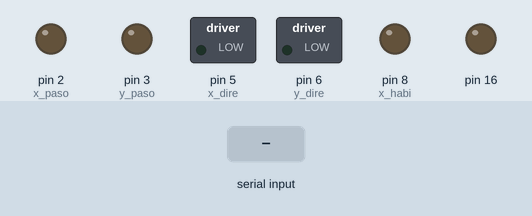
Bench run of a sketch on a simulated Arduino Uno, built with avr-gcc and run on an emulated ATmega328P. Shown: switched loads named in the sketch (green lamp = pin HIGH), output pins drawn as LEDs (lit = HIGH). The test bench sets the inputs (shaded band). What the sketch prints to the serial monitor is not drawn.

Above: at 1.3 s.
1.4 s: "5" received over Serial
At 3.1 s:
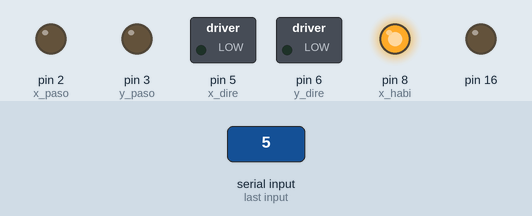
4.1 s: "1" received over Serial
At 4.5 s:
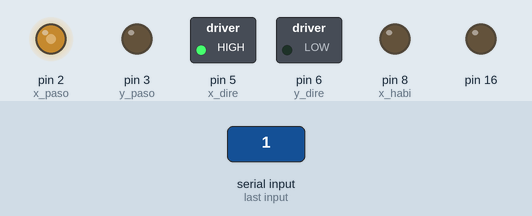
8.6 s: "2" received over Serial
At 12.6 s:
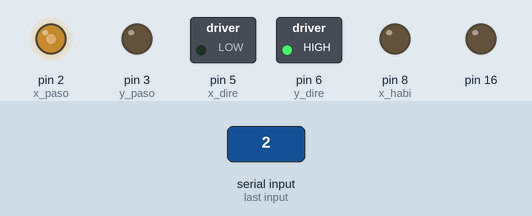
14.6 s: "3" received over Serial
At 16.7 s:
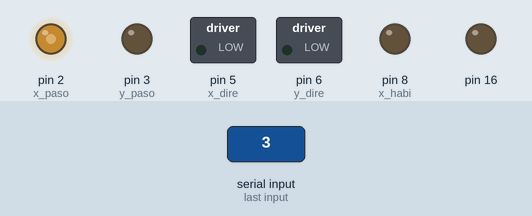
17.6 s: "6" received over Serial
At 20.8 s:
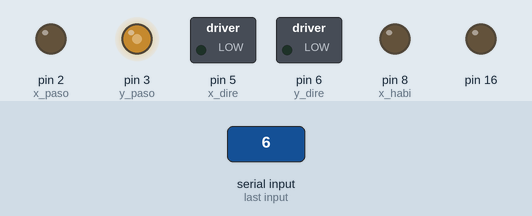
Timing chart, 0 to 21.6 s (numbered marks = the images above; inputs shaded):
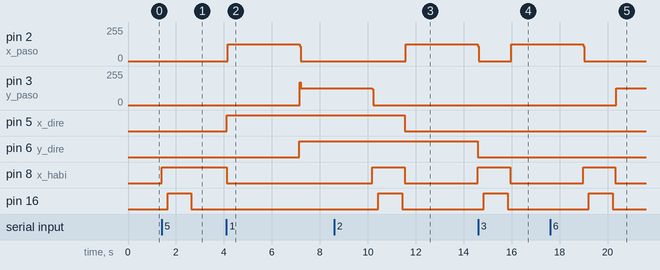

Measured:
- after the input at 1.4 s, pin 8 (x_habi): LOW → HIGH at once; pin 16: LOW → HIGH after 0.25 s, → LOW 1.0 s later
- after the input at 4.1 s, pin 2 (x_paso): 0/255 → 127/255 after 0.05 s, → 0/255 3.0 s later; pin 3 (y_paso): 0/255 → 126/255 after 3.1 s; pin 5 (x_dire): LOW → HIGH at once; pin 6 (y_dire): LOW → HIGH after 3.0 s; pin 8 (x_habi): HIGH → LOW at once
- after the input at 8.6 s, pin 2 (x_paso): 0/255 → 127/255 after 3.0 s, → 112/255 3.0 s later; pin 5 (x_dire): HIGH → LOW after 2.9 s; pin 6 (y_dire): HIGH → LOW after 6.0 s
- after the input at 14.6 s, pin 8 (x_habi): HIGH → LOW after 1.3 s
- after the input at 17.6 s, pin 3 (y_paso): 0/255 → 127/255 after 2.8 s

The sketch:

constrain.ino
```cpp
#define x_paso 2    // Define el Pin de STEP para Motor de eje X
#define x_dire 5    // Define el Pin de DIR  para Motor de eje X
#define x_habi 8    // Define el Pin de ENABLE  para Motor de eje X
#define y_paso 3
#define y_dire 6
#define y_habi 8

bool bandera = true;


int macetax1 = -10;  int macetay1 = -10;
int macetax2 = 0;    int macetay2 = -10;
int macetax3 = 10;   int macetay3 = -10;

int macetax4 = -10; int macetay4 = 0;
int macetax5 = 0;   int macetay5 = 0;
int macetax6 = 10;  int macetay6 = 0;

int macetax7 = -10; int macetay7 = 10;
int macetax8 = 0;   int macetay8 = 10;
int macetax9 = 10;  int macetay9 = 10;

int cordenadax = 0 ; int cordenaday = 0;

int posicionx = 0; int posiciony = 0;

int distanciax = 0; int distanciay = 0;

char opc ;

int retardo = 600;   // Menor numero el giro es mas rapido
float tiempox = 0;
float tiempoy = 0;

void setup() {

  Serial.begin(9600);
  Serial.setTimeout(10000);

  pinMode(x_paso, OUTPUT); pinMode(x_dire, OUTPUT); pinMode(x_habi, OUTPUT);
  pinMode(y_paso, OUTPUT); pinMode(y_dire, OUTPUT); pinMode(y_habi, OUTPUT);

  Serial.println( " MENU DE OPCIONES ");
  Serial.println( " seleccione la posicion a dirigirse ");
  Serial.println( " maceta 1 ");
  Serial.println( " maceta 2 " );
  Serial.println( " maceta 3 " );
  Serial.println( " maceta 4 " );
  Serial.println( " maceta 5 " );
  Serial.println( " maceta 6 " );
  Serial.println( " maceta 7" );
  Serial.println( " maceta 8" );
  Serial.println( " maceta 9" );
  Serial.println( "A posicion a la que desea ir cordenada x  , y :" );
  Serial.println( "B regar " );

}

void loop() {

  while (Serial.available())
  {

    opc = Serial.read();
    delay(10);

    if ( opc == '1')
    {
      distanciax = macetax1 - posicionx;
      distanciay = macetay1 - posiciony;
      posicionx = macetax1;
      posiciony = macetay1;
      direccion();
      regar();
    }

    if ( opc == '2')
    {
      distanciax = macetax2 - posicionx;
      distanciay = macetay2 - posiciony;
      posicionx = macetax2;
      posiciony = macetay2;
      direccion();
      regar();
    }

    if ( opc == '3')
    {
      distanciax = macetax3 - posicionx;
      distanciay = macetay3 - posiciony;
      posicionx = macetax3;
      posiciony = macetay3;
      direccion();
      regar();
    }

    if (opc == '4')
    {
      distanciax = macetax4 - posicionx;
      distanciay = macetay4 - posiciony;
      posicionx = macetax4;
      posiciony = macetay4;
      direccion();
      regar();
    }

    if ( opc == '5')
    {
      distanciax = macetax5 - posicionx;
      distanciay = macetay5 - posiciony;
      posicionx = macetax5;
      posiciony = macetay5;
      direccion();
      regar();
    }
    if ( opc == '6')
    {
      distanciax = macetax6 - posicionx;
      distanciay = macetay6 - posiciony;
      posicionx = macetax6;
      posiciony = macetay6;
      direccion();
      regar();
    }

    if ( opc == '7')
    {
      distanciax = macetax7 - posicionx;
      distanciay = macetay7 - posiciony;
      posicionx = macetax7;
      posiciony = macetay7;
      direccion();
      regar();
    }

    if (opc == '8')
    {
      distanciax = macetax8 - posicionx;
      distanciay = macetay8 - posiciony;
      posicionx = macetax8;
      posiciony = macetay8;
      direccion();
      regar();
    }

    if ( opc == '9')
    {
      distanciax = macetax9 - posicionx;
      distanciay = macetay9 - posiciony;
      posicionx = macetax9;
      posiciony = macetay9;
      direccion();
      regar();
    }
    if ( opc == 'A')
    {
      Serial.println("ingresa un valor de x");
      cordenadax = Serial.parseInt();
      cordenadax = constrain(cordenadax, -10, 10);
      Serial.println(cordenadax);
      Serial.flush();

      Serial.println("ingresa un valor de y");
      //delay(4000);
      cordenaday = Serial.parseInt();
      cordenaday = constrain(cordenaday, -10, 10);
      Serial.println(cordenaday);
      Serial.flush();

      distanciax = cordenadax - posicionx;
      distanciay = cordenaday - posiciony;
      posicionx =  cordenadax;
      posiciony =  cordenaday;
      direccion();
      regar();
     }

     if ( opc == 'B')
      {
        regar();
      }
    }
  }


void impresion() {
  Serial.print(" distancia x = ");
  Serial.println(distanciax);
  Serial.print(" distancia y = ");
  Serial.println(distanciay);
  Serial.print("tiempo x = ");
  Serial.println(tiempox);
  Serial.print("tiempo y = ");
  Serial.println(tiempoy);

  Serial.println( " MENU DE OPCIONES ");
  Serial.println( " seleccione la posicion a dirigirse ");
  Serial.println( " maceta 1 ");
  Serial.println( " maceta 2 " );
  Serial.println( " maceta 3 " );
  Serial.println( " maceta 4 " );
  Serial.println( " maceta 5 " );
  Serial.println( " maceta 6 " );
  Serial.println( " maceta 7" );
  Serial.println( " maceta 8" );
  Serial.println( " maceta 9" );
  Serial.println( "A posicion a la que desea ir cordenada x  , y :" );
  Serial.println( "B regar " );
}

void direccion() {
  if (distanciax >= 0) {
    tiempox = distanciax / .004;
    giro_positivo_x(x_paso, x_dire, x_habi);
  }
  if (distanciax < 0 ) {
    distanciax = -(distanciax);
    tiempox = distanciax / .004;
    giro_negativo_x(x_paso, x_dire, x_habi);
  }
  if (distanciay >= 0) {
    tiempoy = distanciay / .004;
    giro_positivo_y(y_paso, y_dire, y_habi);
  }
  if (distanciay < 0) {
    distanciay = -(distanciay);
    tiempoy = distanciay / .004;
    giro_negativo_y(y_paso, y_dire, y_habi);
  }
  impresion();
}

void regar()
{
  analogWrite(16,255);
  delay(1000);
  analogWrite(16,0);
  delay(100);
}

void giro_positivo_x(int paso_, int dire_, int habi_) {
  digitalWrite(habi_, LOW);  // Habilita el Driver
  digitalWrite(dire_, LOW);   // direccion de giro 1
  for (int i = 0; i < tiempox; i++) { // da  pasos por un tiempo
    digitalWrite(paso_, HIGH);
    delayMicroseconds(retardo);
    digitalWrite(paso_, LOW);
    delayMicroseconds(retardo);
  }
  digitalWrite(habi_, HIGH);   // quita la habilitacion del Driver
}

void giro_negativo_x(int paso_, int dire_, int habi_) {
  digitalWrite(habi_, LOW);
  digitalWrite(dire_, HIGH);
  for (int i = 0; i < tiempox; i++) {
    digitalWrite(paso_, HIGH);
    delayMicroseconds(retardo);
    digitalWrite(paso_, LOW);
    delayMicroseconds(retardo);
  }
  digitalWrite(habi_, HIGH);
}
void giro_positivo_y(int paso_, int dire_, int habi_) {
  digitalWrite(habi_, LOW);  // Habilita el Driver
  digitalWrite(dire_, LOW);   // direccion de giro 1
  for (int i = 0; i < tiempoy; i++) { // da  pasos por un tiempo
    digitalWrite(paso_, HIGH);
    delayMicroseconds(retardo);
    digitalWrite(paso_, LOW);
    delayMicroseconds(retardo);
  }
  digitalWrite(habi_, HIGH);   // quita la habilitacion del Driver
}

void giro_negativo_y(int paso_, int dire_, int habi_) {
  digitalWrite(habi_, LOW);
  digitalWrite(dire_, HIGH);
  for (int i = 0; i < tiempoy; i++) {
    digitalWrite(paso_, HIGH);
    delayMicroseconds(retardo);
    digitalWrite(paso_, LOW);
    delayMicroseconds(retardo);
  }
  digitalWrite(habi_, HIGH);
}
```
